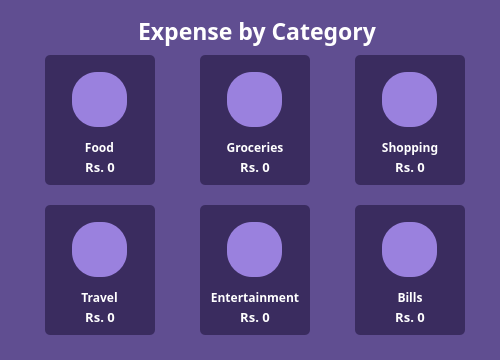
     <widget class="QWidget" name="ExpenseCategorySection" native="true">
      <property name="geometry">
       <rect>
        <x>0</x>
        <y>492</y>
        <width>500</width>
        <height>360</height>
       </rect>
      </property>
      <property name="styleSheet">
       <string notr="true">background-color:#604E91;</string>
      </property>
      <widget class="QLabel" name="ExpenseByCategory">
       <property name="geometry">
        <rect>
         <x>102</x>
         <y>15</y>
         <width>310</width>
         <height>31</height>
        </rect>
       </property>
       <property name="font">
        <font>
         <family>Monsterrat</family>
         <pointsize>17</pointsize>
         <weight>75</weight>
         <bold>true</bold>
        </font>
       </property>
       <property name="styleSheet">
        <string notr="true">background:transparent;color:#FFFFFF;font-family:Monsterrat;</string>
       </property>
       <property name="text">
        <string>Expense by Category</string>
       </property>
       <property name="textFormat">
        <enum>Qt::PlainText</enum>
       </property>
       <property name="alignment">
        <set>Qt::AlignCenter</set>
       </property>
      </widget>
      <widget class="QWidget" name="FoodCard" native="true">
       <property name="geometry">
        <rect>
         <x>45</x>
         <y>55</y>
         <width>110</width>
         <height>130</height>
        </rect>
       </property>
       <property name="cursor">
        <cursorShape>PointingHandCursor</cursorShape>
       </property>
       <property name="styleSheet">
        <string notr="true">border-radius:5px;background:#3A2C5F;</string>
       </property>
       <widget class="QPushButton" name="FoodButton">
        <property name="geometry">
         <rect>
          <x>0</x>
          <y>0</y>
          <width>110</width>
          <height>130</height>
         </rect>
        </property>
        <property name="autoFillBackground">
         <bool>false</bool>
        </property>
        <property name="styleSheet">
         <string notr="true">background-color:transparent;border-radius:5px;</string>
        </property>
        <property name="text">
         <string/>
        </property>
       </widget>
       <widget class="QWidget" name="FoodIcon" native="true">
        <property name="geometry">
         <rect>
          <x>27</x>
          <y>17</y>
          <width>55</width>
          <height>55</height>
         </rect>
        </property>
        <property name="styleSheet">
         <string notr="true">background-color:#9A81DE;border-radius: 25px;</string>
        </property>
        <widget class="QLabel" name="FoodLogo">
         <property name="geometry">
          <rect>
           <x>1</x>
           <y>1</y>
           <width>52</width>
           <height>52</height>
          </rect>
         </property>
         <property name="styleSheet">
          <string notr="true">background:transparent;</string>
         </property>
         <property name="text">
          <string/>
         </property>
         <property name="pixmap">
          <pixmap>assets/icons8-salami-pizza-48.png</pixmap>
         </property>
         <property name="scaledContents">
          <bool>true</bool>
         </property>
        </widget>
       </widget>
       <widget class="QLabel" name="FoodTitle">
        <property name="geometry">
         <rect>
          <x>27</x>
          <y>82</y>
          <width>55</width>
          <height>20</height>
         </rect>
        </property>
        <property name="font">
         <font>
          <family>Monsterrat</family>
          <pointsize>9</pointsize>
          <weight>75</weight>
          <bold>true</bold>
         </font>
        </property>
        <property name="styleSheet">
         <string notr="true">font-family:Monsterrat;color:white;background:transparent;</string>
        </property>
        <property name="text">
         <string>Food</string>
        </property>
        <property name="alignment">
         <set>Qt::AlignCenter</set>
        </property>
       </widget>
       <widget class="QLabel" name="FoodExpense">
        <property name="geometry">
         <rect>
          <x>0</x>
          <y>102</y>
          <width>110</width>
          <height>20</height>
         </rect>
        </property>
        <property name="font">
         <font>
          <family>Monsterrat</family>
          <pointsize>10</pointsize>
          <weight>75</weight>
          <bold>true</bold>
         </font>
        </property>
        <property name="styleSheet">
         <string notr="true">font-family:Monsterrat;color:white;background:transparent;</string>
        </property>
        <property name="text">
         <string>Rs. 0</string>
        </property>
        <property name="alignment">
         <set>Qt::AlignCenter</set>
        </property>
       </widget>
       <zorder>FoodIcon</zorder>
       <zorder>FoodTitle</zorder>
       <zorder>FoodExpense</zorder>
       <zorder>FoodButton</zorder>
      </widget>
      <widget class="QWidget" name="TravelCard" native="true">
       <property name="geometry">
        <rect>
         <x>45</x>
         <y>205</y>
         <width>110</width>
         <height>130</height>
        </rect>
       </property>
       <property name="cursor">
        <cursorShape>PointingHandCursor</cursorShape>
       </property>
       <property name="styleSheet">
        <string notr="true">border-radius:5px;background:#3A2C5F;</string>
       </property>
       <widget class="QPushButton" name="TravelButton">
        <property name="geometry">
         <rect>
          <x>0</x>
          <y>0</y>
          <width>110</width>
          <height>130</height>
         </rect>
        </property>
        <property name="autoFillBackground">
         <bool>false</bool>
        </property>
        <property name="styleSheet">
         <string notr="true">background-color:transparent;border-radius:5px;</string>
        </property>
        <property name="text">
         <string/>
        </property>
       </widget>
       <widget class="QWidget" name="TravelIcon" native="true">
        <property name="geometry">
         <rect>
          <x>27</x>
          <y>17</y>
          <width>55</width>
          <height>55</height>
         </rect>
        </property>
        <property name="styleSheet">
         <string notr="true">background-color:#9A81DE;border-radius: 25px;</string>
        </property>
        <widget class="QLabel" name="TravelLogo">
         <property name="geometry">
          <rect>
           <x>1</x>
           <y>1</y>
           <width>52</width>
           <height>52</height>
          </rect>
         </property>
         <property name="styleSheet">
          <string notr="true">background:transparent;</string>
         </property>
         <property name="text">
          <string/>
         </property>
         <property name="pixmap">
          <pixmap>assets/icons8-aeroplane-64.png</pixmap>
         </property>
         <property name="scaledContents">
          <bool>true</bool>
         </property>
        </widget>
       </widget>
       <widget class="QLabel" name="TravelTitle">
        <property name="geometry">
         <rect>
          <x>27</x>
          <y>82</y>
          <width>55</width>
          <height>20</height>
         </rect>
        </property>
        <property name="font">
         <font>
          <family>Monsterrat</family>
          <pointsize>9</pointsize>
          <weight>75</weight>
          <bold>true</bold>
         </font>
        </property>
        <property name="styleSheet">
         <string notr="true">font-family:Monsterrat;color:white;background:transparent;</string>
        </property>
        <property name="text">
         <string>Travel</string>
        </property>
        <property name="alignment">
         <set>Qt::AlignCenter</set>
        </property>
       </widget>
       <widget class="QLabel" name="TravelExpense">
        <property name="geometry">
         <rect>
          <x>0</x>
          <y>102</y>
          <width>110</width>
          <height>20</height>
         </rect>
        </property>
        <property name="font">
         <font>
          <family>Monsterrat</family>
          <pointsize>10</pointsize>
          <weight>75</weight>
          <bold>true</bold>
         </font>
        </property>
        <property name="styleSheet">
         <string notr="true">font-family:Monsterrat;color:white;background:transparent;</string>
        </property>
        <property name="text">
         <string>Rs. 0</string>
        </property>
        <property name="alignment">
         <set>Qt::AlignCenter</set>
        </property>
       </widget>
       <zorder>TravelIcon</zorder>
       <zorder>TravelTitle</zorder>
       <zorder>TravelExpense</zorder>
       <zorder>TravelButton</zorder>
      </widget>
      <widget class="QWidget" name="GroceriesCard" native="true">
       <property name="geometry">
        <rect>
         <x>200</x>
         <y>55</y>
         <width>110</width>
         <height>130</height>
        </rect>
       </property>
       <property name="cursor">
        <cursorShape>PointingHandCursor</cursorShape>
       </property>
       <property name="styleSheet">
        <string notr="true">border-radius:5px;background:#3A2C5F;</string>
       </property>
       <widget class="QPushButton" name="GroceriesButton">
        <property name="geometry">
         <rect>
          <x>0</x>
          <y>0</y>
          <width>110</width>
          <height>130</height>
         </rect>
        </property>
        <property name="cursor">
         <cursorShape>PointingHandCursor</cursorShape>
        </property>
        <property name="autoFillBackground">
         <bool>false</bool>
        </property>
        <property name="styleSheet">
         <string notr="true">background-color:transparent;border-radius:5px;</string>
        </property>
        <property name="text">
         <string/>
        </property>
       </widget>
       <widget class="QWidget" name="GroceriesIcon" native="true">
        <property name="geometry">
         <rect>
          <x>27</x>
          <y>17</y>
          <width>55</width>
          <height>55</height>
         </rect>
        </property>
        <property name="styleSheet">
         <string notr="true">background-color:#9A81DE;border-radius: 25px;</string>
        </property>
        <widget class="QLabel" name="GroceriesLogo">
         <property name="geometry">
          <rect>
           <x>1</x>
           <y>1</y>
           <width>52</width>
           <height>52</height>
          </rect>
         </property>
         <property name="styleSheet">
          <string notr="true">background:transparent;</string>
         </property>
         <property name="text">
          <string/>
         </property>
         <property name="pixmap">
          <pixmap>assets/icons8-groceries-64.png</pixmap>
         </property>
         <property name="scaledContents">
          <bool>true</bool>
         </property>
        </widget>
       </widget>
       <widget class="QLabel" name="GroceriesTitle">
        <property name="geometry">
         <rect>
          <x>0</x>
          <y>82</y>
          <width>110</width>
          <height>20</height>
         </rect>
        </property>
        <property name="font">
         <font>
          <family>Monsterrat</family>
          <pointsize>9</pointsize>
          <weight>75</weight>
          <bold>true</bold>
         </font>
        </property>
        <property name="styleSheet">
         <string notr="true">font-family:Monsterrat;color:white;background:transparent;</string>
        </property>
        <property name="text">
         <string>Groceries</string>
        </property>
        <property name="alignment">
         <set>Qt::AlignCenter</set>
        </property>
       </widget>
       <widget class="QLabel" name="GroceriesExpense">
        <property name="geometry">
         <rect>
          <x>0</x>
          <y>102</y>
          <width>110</width>
          <height>20</height>
         </rect>
        </property>
        <property name="font">
         <font>
          <family>Monsterrat</family>
          <pointsize>10</pointsize>
          <weight>75</weight>
          <bold>true</bold>
         </font>
        </property>
        <property name="styleSheet">
         <string notr="true">font-family:Monsterrat;color:white;background:transparent;</string>
        </property>
        <property name="text">
         <string>Rs. 0</string>
        </property>
        <property name="alignment">
         <set>Qt::AlignCenter</set>
        </property>
       </widget>
       <zorder>GroceriesIcon</zorder>
       <zorder>GroceriesTitle</zorder>
       <zorder>GroceriesExpense</zorder>
       <zorder>GroceriesButton</zorder>
      </widget>
      <widget class="QWidget" name="EntertainmentCard" native="true">
       <property name="geometry">
        <rect>
         <x>200</x>
         <y>205</y>
         <width>110</width>
         <height>130</height>
        </rect>
       </property>
       <property name="cursor">
        <cursorShape>PointingHandCursor</cursorShape>
       </property>
       <property name="styleSheet">
        <string notr="true">border-radius:5px;background:#3A2C5F;</string>
       </property>
       <widget class="QPushButton" name="EntertainmentButton">
        <property name="geometry">
         <rect>
          <x>0</x>
          <y>0</y>
          <width>110</width>
          <height>130</height>
         </rect>
        </property>
        <property name="autoFillBackground">
         <bool>false</bool>
        </property>
        <property name="styleSheet">
         <string notr="true">background-color:transparent;border-radius:5px;</string>
        </property>
        <property name="text">
         <string/>
        </property>
       </widget>
       <widget class="QWidget" name="EntertainmentIcon" native="true">
        <property name="geometry">
         <rect>
          <x>27</x>
          <y>17</y>
          <width>55</width>
          <height>55</height>
         </rect>
        </property>
        <property name="styleSheet">
         <string notr="true">background-color:#9A81DE;border-radius: 25px;</string>
        </property>
        <widget class="QLabel" name="EntertainmentLogo">
         <property name="geometry">
          <rect>
           <x>1</x>
           <y>1</y>
           <width>52</width>
           <height>52</height>
          </rect>
         </property>
         <property name="styleSheet">
          <string notr="true">background:transparent;</string>
         </property>
         <property name="text">
          <string/>
         </property>
         <property name="pixmap">
          <pixmap>assets/icons8-popcorn-58.png</pixmap>
         </property>
         <property name="scaledContents">
          <bool>true</bool>
         </property>
        </widget>
       </widget>
       <widget class="QLabel" name="EntertainmentTitle">
        <property name="geometry">
         <rect>
          <x>0</x>
          <y>82</y>
          <width>110</width>
          <height>20</height>
         </rect>
        </property>
        <property name="font">
         <font>
          <family>Monsterrat</family>
          <pointsize>9</pointsize>
          <weight>75</weight>
          <bold>true</bold>
         </font>
        </property>
        <property name="styleSheet">
         <string notr="true">font-family:Monsterrat;color:white;background:transparent;</string>
        </property>
        <property name="text">
         <string>Entertainment</string>
        </property>
        <property name="alignment">
         <set>Qt::AlignCenter</set>
        </property>
       </widget>
       <widget class="QLabel" name="EntertainmentExpense">
        <property name="geometry">
         <rect>
          <x>0</x>
          <y>102</y>
          <width>110</width>
          <height>20</height>
         </rect>
        </property>
        <property name="font">
         <font>
          <family>Monsterrat</family>
          <pointsize>10</pointsize>
          <weight>75</weight>
          <bold>true</bold>
         </font>
        </property>
        <property name="styleSheet">
         <string notr="true">font-family:Monsterrat;color:white;background:transparent;</string>
        </property>
        <property name="text">
         <string>Rs. 0</string>
        </property>
        <property name="alignment">
         <set>Qt::AlignCenter</set>
        </property>
       </widget>
       <zorder>EntertainmentIcon</zorder>
       <zorder>EntertainmentTitle</zorder>
       <zorder>EntertainmentExpense</zorder>
       <zorder>EntertainmentButton</zorder>
      </widget>
      <widget class="QWidget" name="ShoppingCard" native="true">
       <property name="geometry">
        <rect>
         <x>355</x>
         <y>55</y>
         <width>110</width>
         <height>130</height>
        </rect>
       </property>
       <property name="cursor">
        <cursorShape>PointingHandCursor</cursorShape>
       </property>
       <property name="styleSheet">
        <string notr="true">border-radius:5px;background:#3A2C5F;</string>
       </property>
       <widget class="QPushButton" name="ShoppingButton">
        <property name="geometry">
         <rect>
          <x>0</x>
          <y>0</y>
          <width>110</width>
          <height>130</height>
         </rect>
        </property>
        <property name="autoFillBackground">
         <bool>false</bool>
        </property>
        <property name="styleSheet">
         <string notr="true">background-color:transparent;border-radius:5px;</string>
        </property>
        <property name="text">
         <string/>
        </property>
       </widget>
       <widget class="QWidget" name="ShoppingIcon" native="true">
        <property name="geometry">
         <rect>
          <x>27</x>
          <y>17</y>
          <width>55</width>
          <height>55</height>
         </rect>
        </property>
        <property name="styleSheet">
         <string notr="true">background-color:#9A81DE;border-radius: 25px;</string>
        </property>
        <widget class="QLabel" name="ShoppingLogo">
         <property name="geometry">
          <rect>
           <x>1</x>
           <y>1</y>
           <width>52</width>
           <height>52</height>
          </rect>
         </property>
         <property name="styleSheet">
          <string notr="true">background:transparent;</string>
         </property>
         <property name="text">
          <string/>
         </property>
         <property name="pixmap">
          <pixmap>assets/icons8-shopping-cart-48.png</pixmap>
         </property>
         <property name="scaledContents">
          <bool>true</bool>
         </property>
        </widget>
       </widget>
       <widget class="QLabel" name="ShoppingTitle">
        <property name="geometry">
         <rect>
          <x>0</x>
          <y>82</y>
          <width>110</width>
          <height>20</height>
         </rect>
        </property>
        <property name="font">
         <font>
          <family>Monsterrat</family>
          <pointsize>9</pointsize>
          <weight>75</weight>
          <bold>true</bold>
         </font>
        </property>
        <property name="styleSheet">
         <string notr="true">font-family:Monsterrat;color:white;background:transparent;</string>
        </property>
        <property name="text">
         <string>Shopping</string>
        </property>
        <property name="alignment">
         <set>Qt::AlignCenter</set>
        </property>
       </widget>
       <widget class="QLabel" name="ShoppingExpense">
        <property name="geometry">
         <rect>
          <x>0</x>
          <y>102</y>
          <width>110</width>
          <height>20</height>
         </rect>
        </property>
        <property name="font">
         <font>
          <family>Monsterrat</family>
          <pointsize>10</pointsize>
          <weight>75</weight>
          <bold>true</bold>
         </font>
        </property>
        <property name="styleSheet">
         <string notr="true">font-family:Monsterrat;color:white;background:transparent;</string>
        </property>
        <property name="text">
         <string>Rs. 0</string>
        </property>
        <property name="alignment">
         <set>Qt::AlignCenter</set>
        </property>
       </widget>
       <zorder>ShoppingIcon</zorder>
       <zorder>ShoppingTitle</zorder>
       <zorder>ShoppingExpense</zorder>
       <zorder>ShoppingButton</zorder>
      </widget>
      <widget class="QWidget" name="BillsCard" native="true">
       <property name="geometry">
        <rect>
         <x>355</x>
         <y>205</y>
         <width>110</width>
         <height>130</height>
        </rect>
       </property>
       <property name="cursor">
        <cursorShape>PointingHandCursor</cursorShape>
       </property>
       <property name="styleSheet">
        <string notr="true">border-radius:5px;background:#3A2C5F;</string>
       </property>
       <widget class="QPushButton" name="BillsButton">
        <property name="geometry">
         <rect>
          <x>0</x>
          <y>0</y>
          <width>110</width>
          <height>130</height>
         </rect>
        </property>
        <property name="autoFillBackground">
         <bool>false</bool>
        </property>
        <property name="styleSheet">
         <string notr="true">background-color:transparent;border-radius:5px;</string>
        </property>
        <property name="text">
         <string/>
        </property>
       </widget>
       <widget class="QWidget" name="BillsIcon" native="true">
        <property name="geometry">
         <rect>
          <x>27</x>
          <y>17</y>
          <width>55</width>
          <height>55</height>
         </rect>
        </property>
        <property name="styleSheet">
         <string notr="true">background-color:#9A81DE;border-radius: 25px;</string>
        </property>
        <widget class="QLabel" name="BillsLogo">
         <property name="geometry">
          <rect>
           <x>1</x>
           <y>1</y>
           <width>52</width>
           <height>52</height>
          </rect>
         </property>
         <property name="styleSheet">
          <string notr="true">background:transparent;</string>
         </property>
         <property name="text">
          <string/>
         </property>
         <property name="pixmap">
          <pixmap>assets/icons8-bills-64.png</pixmap>
         </property>
         <property name="scaledContents">
          <bool>true</bool>
         </property>
        </widget>
       </widget>
       <widget class="QLabel" name="BillsTitle">
        <property name="geometry">
         <rect>
          <x>0</x>
          <y>82</y>
          <width>110</width>
          <height>20</height>
         </rect>
        </property>
        <property name="font">
         <font>
          <family>Monsterrat</family>
          <pointsize>9</pointsize>
          <weight>75</weight>
          <bold>true</bold>
         </font>
        </property>
        <property name="styleSheet">
         <string notr="true">font-family:Monsterrat;color:white;background:transparent;</string>
        </property>
        <property name="text">
         <string>Bills</string>
        </property>
        <property name="alignment">
         <set>Qt::AlignCenter</set>
        </property>
       </widget>
       <widget class="QLabel" name="BillsExpense">
        <property name="geometry">
         <rect>
          <x>0</x>
          <y>102</y>
          <width>110</width>
          <height>20</height>
         </rect>
        </property>
        <property name="font">
         <font>
          <family>Monsterrat</family>
          <pointsize>10</pointsize>
          <weight>75</weight>
          <bold>true</bold>
         </font>
        </property>
        <property name="styleSheet">
         <string notr="true">font-family:Monsterrat;color:white;background:transparent;</string>
        </property>
        <property name="text">
         <string>Rs. 0</string>
        </property>
        <property name="alignment">
         <set>Qt::AlignCenter</set>
        </property>
       </widget>
       <zorder>BillsIcon</zorder>
       <zorder>BillsTitle</zorder>
       <zorder>BillsExpense</zorder>
       <zorder>BillsButton</zorder>
      </widget>
     </widget>
